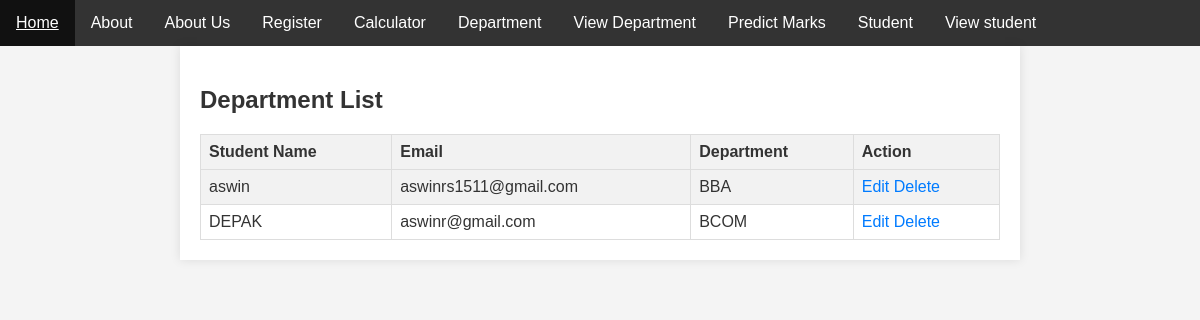
/studentview/, run on the app's committed database.
### basics/models.py (models this page shows)
class StudentDetails(models.Model):
    STU_NAME=models.CharField(max_length=500)
    STU_EMAIL=models.CharField(max_length=500)
    STU_DEPT=models.CharField(max_length=500)

### basics/views.py (the view)
# urls.py: path('studentview/',studentview,name="studentview"),
def studentview(request):
    getstudents=StudentDetails.objects.all()
    return render(request,'studentview.html',context={'getstudents':getstudents})

### basics/templates/studentview.html (shortened to what this page needs)
<!DOCTYPE html>
<html lang="en">
<head>
</head>
<body>
    {% extends 'index.html' %}
    {% block content %}
    <div class="container">
        <h2>Department List</h2>
        <table>
            <tr>
                <th>Student Name</th>
                <th>Email</th>
                <th>Department</th>
                <th>Action</th>
            </tr>
            {% for student in getstudents %}
            <tr>
                <td>{{ student.STU_NAME }}</td>
                <td>{{ student.STU_EMAIL }}</td>
                <td>{{ student.STU_DEPT }}</td>
                <td>
                    <a href="/studentupdate/{{ student.id }}">Edit</a>
                    <a href="{% url 'delete_student' student.id %}">Delete</a>
                </td>
            </tr>
            {% endfor %}
        </table>
    </div>
    {% endblock %}

### basics/templates/studentview.html (style rules this page uses)
body { font-family: Arial, sans-serif; background-color: #f2f2f2; margin: 0; padding: 0; }
table { width: 100%; border-collapse: collapse; margin-top: 20px; }
th, td { border: 1px solid #ddd; padding: 8px; text-align: left; }
th { background-color: #f2f2f2; }
tr:nth-child(even) { background-color: #f2f2f2; }
a { text-decoration: none; color: #007bff; }

### basics/templates/index.html (style rules this page uses)
body { font-family: Arial, sans-serif; margin: 0; padding: 0; background-color: #f4f4f4; color: #333; }

### data on the page
StudentDetails: STU_NAME "aswin", STU_EMAIL "aswinrs1511@gmail.com", STU_DEPT "BBA"
StudentDetails: STU_NAME "DEPAK", STU_EMAIL "aswinr@gmail.com", STU_DEPT "BCOM"
